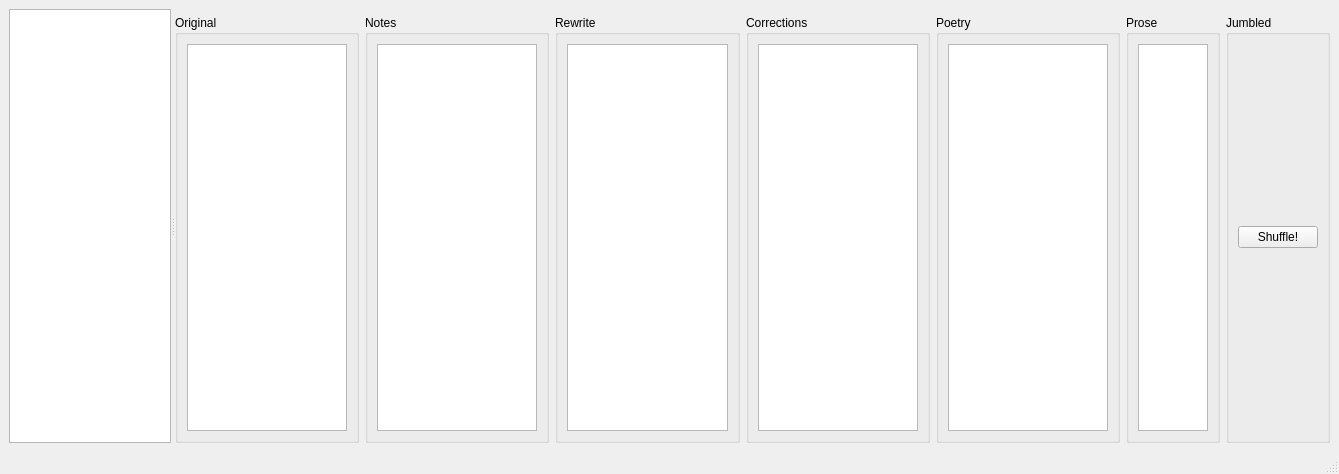
<?xml version="1.0" encoding="UTF-8"?>
<ui version="4.0">
 <class>MainWindow</class>
 <widget class="QMainWindow" name="MainWindow">
  <property name="geometry">
   <rect>
    <x>0</x>
    <y>0</y>
    <width>1339</width>
    <height>474</height>
   </rect>
  </property>
  <property name="windowTitle">
   <string>MainWindow</string>
  </property>
  <widget class="QWidget" name="centralwidget">
   <layout class="QGridLayout" name="gridLayout_8">
    <item row="0" column="0">
     <widget class="QSplitter" name="splitter">
      <property name="orientation">
       <enum>Qt::Horizontal</enum>
      </property>
      <widget class="QListWidget" name="listWidget"/>
      <widget class="QWidget" name="widget" native="true">
       <layout class="QGridLayout" name="gridLayout_7">
        <item row="1" column="1" rowspan="2">
         <widget class="QGroupBox" name="groupBox_2">
          <property name="title">
           <string>Notes</string>
          </property>
          <layout class="QGridLayout" name="gridLayout_2">
           <item row="0" column="0">
            <widget class="QPlainTextEdit" name="plainTextEdit_2"/>
           </item>
          </layout>
         </widget>
        </item>
        <item row="1" column="3" rowspan="2">
         <widget class="QGroupBox" name="groupBox_4">
          <property name="title">
           <string>Corrections</string>
          </property>
          <layout class="QGridLayout" name="gridLayout_4">
           <item row="0" column="0">
            <widget class="QPlainTextEdit" name="plainTextEdit_4"/>
           </item>
          </layout>
         </widget>
        </item>
        <item row="1" column="5" rowspan="2" colspan="2">
         <widget class="QGroupBox" name="groupBox_6">
          <property name="title">
           <string>Prose</string>
          </property>
          <layout class="QGridLayout" name="gridLayout_6">
           <item row="0" column="0">
            <widget class="QPlainTextEdit" name="plainTextEdit_6"/>
           </item>
          </layout>
         </widget>
        </item>
        <item row="1" column="2" rowspan="2">
         <widget class="QGroupBox" name="groupBox_3">
          <property name="title">
           <string>Rewrite</string>
          </property>
          <layout class="QGridLayout" name="gridLayout_3">
           <item row="0" column="0">
            <widget class="QPlainTextEdit" name="plainTextEdit_3"/>
           </item>
          </layout>
         </widget>
        </item>
        <item row="1" column="4" rowspan="2">
         <widget class="QGroupBox" name="groupBox_5">
          <property name="title">
           <string>Poetry</string>
          </property>
          <layout class="QGridLayout" name="gridLayout_5">
           <item row="0" column="0">
            <widget class="QPlainTextEdit" name="plainTextEdit_5"/>
           </item>
          </layout>
         </widget>
        </item>
        <item row="0" column="0" colspan="7">
         <widget class="QWidget" name="tabbar" native="true">
          <property name="sizePolicy">
           <sizepolicy hsizetype="Preferred" vsizetype="Fixed">
            <horstretch>0</horstretch>
            <verstretch>0</verstretch>
           </sizepolicy>
          </property>
         </widget>
        </item>
        <item row="1" column="0" rowspan="2">
         <widget class="QGroupBox" name="groupBox">
          <property name="title">
           <string>Original</string>
          </property>
          <layout class="QGridLayout" name="gridLayout">
           <item row="0" column="0">
            <widget class="QPlainTextEdit" name="plainTextEdit"/>
           </item>
          </layout>
         </widget>
        </item>
        <item row="1" column="7" rowspan="2">
         <widget class="QGroupBox" name="groupBox_7">
          <property name="title">
           <string>Jumbled</string>
          </property>
          <layout class="QVBoxLayout" name="verticalLayout">
           <item>
            <widget class="QPushButton" name="pushButton">
             <property name="text">
              <string>Shuffle!</string>
             </property>
            </widget>
           </item>
          </layout>
         </widget>
        </item>
       </layout>
      </widget>
     </widget>
    </item>
   </layout>
  </widget>
  <widget class="QMenuBar" name="menubar">
   <property name="geometry">
    <rect>
     <x>0</x>
     <y>0</y>
     <width>1339</width>
     <height>30</height>
    </rect>
   </property>
  </widget>
  <widget class="QStatusBar" name="statusbar"/>
 </widget>
 <resources/>
 <connections/>
</ui>
